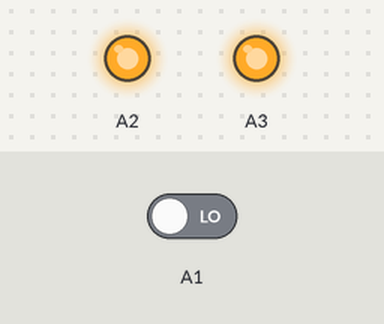
This sketch was run on a simulated Arduino Uno, built with avr-gcc and run on an emulated ATmega328P. On the bench: output pins drawn as LEDs (lit = HIGH). The inputs (shaded band) are chosen by the test bench; at power-on: A1 LOW.

Above: at 8.8 s.
8.9 s: A1 driven HIGH
At 10.0 s:
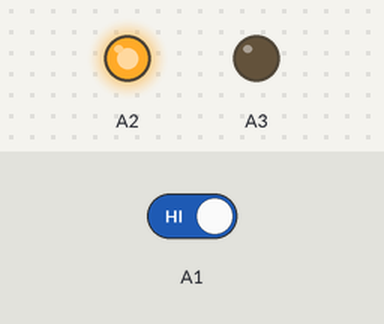
At 13.4 s:
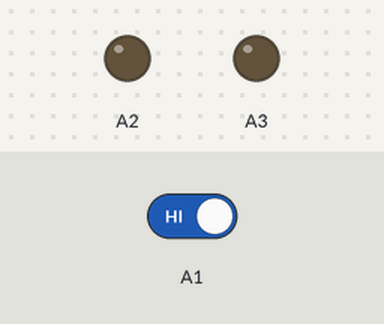
13.9 s: A1 driven LOW
At 18.7 s:
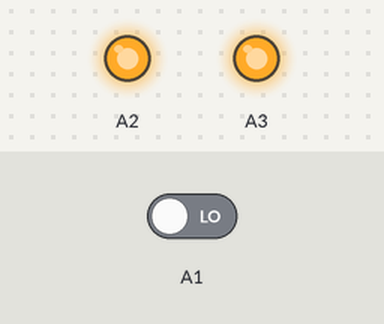
Timing chart, 0 to 28.4 s (numbered marks = the images above; inputs shaded):
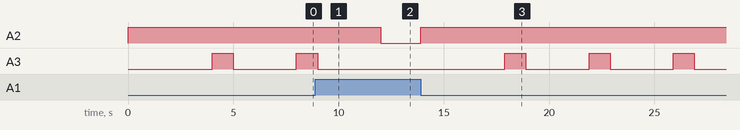

The sketch:

attiny-sketch-complete.ino
```cpp
void setup() {
  pinMode(A3, OUTPUT);
  pinMode(A2, OUTPUT);
  pinMode(A1, INPUT);
}


bool doorIsOpen(){
  return digitalRead(A1) == LOW;
}

bool makeSomeNoise() {
  digitalWrite(A3, HIGH);
  delay(1000);
  digitalWrite(A3, LOW);
}

bool turnLEDOn() {
  digitalWrite(A2, HIGH);
}

bool turnLEDOff() {
  digitalWrite(A2, LOW);
}

// the loop function runs over and over again forever
void loop() {

  turnLEDOff();

  if (doorIsOpen()) {
    turnLEDOn();
    delay(4000);

    while (doorIsOpen()) {
      makeSomeNoise();
      delay(3000);
    }
  }
}
```

Measured:
- after the input at 8.9 s, A2: HIGH → LOW after 3.1 s; A3: goes on until 9.0 s, then stays LOW
- after the input at 13.9 s, A2: LOW → HIGH at once; A3: alternates HIGH for 1.0 s and LOW for 3.0 s, starting after 4.0 s
